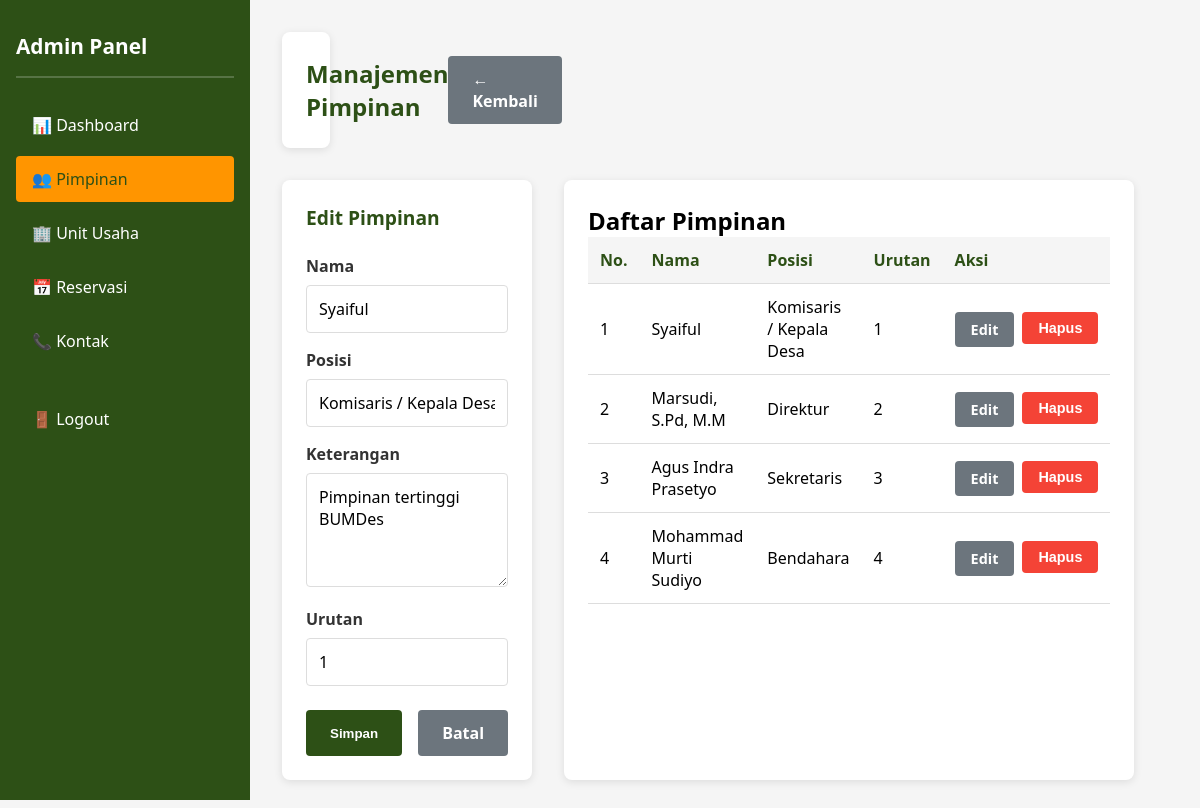
Screenshot of /admin/manage_pimpinan.php?action=edit&id=1 (signed in) with the database file from the repository.
### tables this page shows
CREATE TABLE IF NOT EXISTS pimpinan (
    id INT PRIMARY KEY AUTO_INCREMENT,
    nama VARCHAR(100) NOT NULL,
    posisi VARCHAR(100) NOT NULL,
    keterangan TEXT,
    foto VARCHAR(255),
    urutan INT DEFAULT 1,
    created_at TIMESTAMP DEFAULT CURRENT_TIMESTAMP,
    updated_at TIMESTAMP DEFAULT CURRENT_TIMESTAMP ON UPDATE CURRENT_TIMESTAMP
);

### app/includes/functions.php (called while the page is built, shortened)
<?php
function get_all_data($conn, $table, $where = '', $order = '', $limit = '') {
    $query = "SELECT * FROM $table";
    if (!empty($order)) {
        $query .= " ORDER BY $order";
    } else {
        $query .= " ORDER BY urutan ASC, id ASC";
    }
    $result = $conn->query($query);
    if ($result->num_rows > 0) {
        return $result->fetch_all(MYSQLI_ASSOC);
    }
    return [];
}
function get_data_by_id($conn, $table, $id) {
    $query = "SELECT * FROM $table WHERE id = $id";
    $result = $conn->query($query);
    if ($result->num_rows > 0) {
        return $result->fetch_assoc();
    }
    return null;
}
?>

### public/admin/manage_pimpinan.php (the view, shortened to what this page needs)
<?php
require_once '../../app/config/database.php';
require_once '../../app/includes/functions.php';
$action = isset($_GET['action']) ? sanitize($_GET['action']) : '';
$id = isset($_GET['id']) ? (int)$_GET['id'] : 0;
$pimpinan = null;
$edit_mode = false;
if ($action === 'edit' && $id > 0) {
    $pimpinan = get_data_by_id($conn, 'pimpinan', $id);
    if ($pimpinan) {
        $edit_mode = true;
    }
}
$all_pimpinan = get_all_data($conn, 'pimpinan', '', 'urutan ASC');
?>
<!DOCTYPE html>
<html lang="id">
<head>
</head>
<body>
    <div class="admin-layout">
        <div class="sidebar">
            <h2>Admin Panel</h2>
            <ul>
                <li><a href="index.php">📊 Dashboard</a></li>
                <li><a href="manage_pimpinan.php" class="active">👥 Pimpinan</a></li>
                <li><a href="manage_unit.php">🏢 Unit Usaha</a></li>
                <li><a href="manage_reservasi.php">📅 Reservasi</a></li>
                <li><a href="manage_kontak.php">📞 Kontak</a></li>
                <li style="margin-top: 2rem;"><a href="logout.php">🚪 Logout</a></li>
            </ul>
        </div>
        <div class="main-content">
            <div class="page-header">
                <h1>Manajemen Pimpinan</h1>
                <a href="index.php" class="btn btn-secondary">← Kembali</a>
            </div>
            <div class="content-grid">
                <div class="form-card">
                    <h2><?php echo $edit_mode ? 'Edit Pimpinan' : 'Tambah Pimpinan'; ?></h2>
                    <form method="POST">
                        <div class="form-group">
                            <label for="nama">Nama</label>
                            <input type="text" id="nama" name="nama" value="<?php echo $edit_mode ? htmlspecialchars($pimpinan['nama']) : ''; ?>" required>
                        </div>
                        <div class="form-group">
                            <label for="posisi">Posisi</label>
                            <input type="text" id="posisi" name="posisi" value="<?php echo $edit_mode ? htmlspecialchars($pimpinan['posisi']) : ''; ?>" required>
                        </div>
                        <div class="form-group">
                            <label for="keterangan">Keterangan</label>
                            <textarea id="keterangan" name="keterangan" rows="4"><?php echo $edit_mode ? htmlspecialchars($pimpinan['keterangan']) : ''; ?></textarea>
                        </div>
                        <div class="form-group">
                            <label for="urutan">Urutan</label>
                            <input type="number" id="urutan" name="urutan" value="<?php echo $edit_mode ? $pimpinan['urutan'] : '1'; ?>" min="1">
                        </div>
                        <div class="form-actions">
                            <button type="submit" class="btn btn-primary">Simpan</button>
                            <?php if ($edit_mode): ?>
                                <a href="manage_pimpinan.php" class="btn btn-secondary">Batal</a>
                            <?php endif; ?>
                        </div>
                    </form>
                </div>
                <div class="list-card">
                    <h2>Daftar Pimpinan</h2>
                    <div class="table-responsive">
                        <table>
                            <thead>
                                <tr>
                                    <th>No.</th>
                                    <th>Nama</th>
                                    <th>Posisi</th>
                                    <th>Urutan</th>
                                    <th>Aksi</th>
                                </tr>
                            </thead>
                            <tbody>
                                <?php
                                $no = 1;
                                foreach ($all_pimpinan as $item) {
                                    echo "<tr>";
                                    echo "<td>" . $no++ . "</td>";
                                    echo "<td>" . htmlspecialchars($item['nama']) . "</td>";
                                    echo "<td>" . htmlspecialchars($item['posisi']) . "</td>";
                                    echo "<td>" . $item['urutan'] . "</td>";
                                    echo "<td>";
                                    echo "<div class='action-buttons'>";
                                    echo "<a href='?action=edit&id=" . $item['id'] . "' class='btn btn-secondary btn-sm'>Edit</a>";
                                    echo "<form method='POST' style='display:inline;' onsubmit='return confirm(\"Yakin hapus?\");'>";
                                    echo "<button type='submit' class='btn btn-danger btn-sm'>Hapus</button>";
                                    echo "</form>";
                                    echo "</div>";
                                    echo "</td>";
                                    echo "</tr>";
                                }
                                ?>
                            </tbody>
                        </table>
                    </div>
                </div>
            </div>
        </div>
    </div>
</body>
</html>

### public/admin/manage_pimpinan.php (style rules this page uses)
* { margin: 0; padding: 0; box-sizing: border-box; }
:root { --primary-color: #2d5016; --secondary-color: #ff9500; --light-bg: #f5f5f5; --danger-color: #f44336; }
body { font-family: 'Segoe UI', Tahoma, Geneva, Verdana, sans-serif; background-color: var(--light-bg); }
.admin-layout { display: grid; grid-template-columns: 250px 1fr; min-height: 100vh; }
.sidebar { background-color: var(--primary-color); color: white; padding: 2rem 1rem; position: fixed; left: 0; top: 0; height: 100vh; width: 250px; overflow-y: auto; }
.sidebar h2 { font-size: 1.3rem; margin-bottom: 1.5rem; padding-bottom: 1rem; border-bottom: 2px solid rgba(255, 255, 255, 0.2); }
.sidebar ul { list-style: none; }
.sidebar li { margin-bottom: 0.5rem; }
.sidebar a { display: block; padding: 0.75rem 1rem; color: white; text-decoration: none; border-radius: 4px; transition: all 0.3s ease; }
.sidebar a:hover, .sidebar a.active { background-color: var(--secondary-color); color: var(--primary-color); }
.main-content { margin-left: 250px; padding: 2rem; }
.page-header { display: flex; justify-content: space-between; align-items: center; background: white; padding: 1.5rem; border-radius: 8px; margin-bottom: 2rem; box-shadow: 0 2px 8px rgba(0, 0, 0, 0.1); }
.page-header h1 { color: var(--primary-color); font-size: 1.5rem; }
.btn { display: inline-block; padding: 0.75rem 1.5rem; border: none; border-radius: 4px; cursor: pointer; text-decoration: none; font-weight: 600; transition: all 0.3s ease; }
.btn-primary { background-color: var(--primary-color); color: white; }
.btn-danger { background-color: var(--danger-color); color: white; }
.btn-secondary { background-color: #6c757d; color: white; }
.btn-sm { padding: 0.5rem 1rem; font-size: 0.9rem; }
.content-grid { display: grid; grid-template-columns: 1fr 2fr; gap: 2rem; }
.form-card, .list-card { background: white; padding: 1.5rem; border-radius: 8px; box-shadow: 0 2px 8px rgba(0, 0, 0, 0.1); }
.form-card h2 { color: var(--primary-color); margin-bottom: 1.5rem; font-size: 1.2rem; }
.form-group { margin-bottom: 1rem; }
.form-group label { display: block; margin-bottom: 0.5rem; font-weight: 600; color: #333; }
.form-group input, .form-group textarea { width: 100%; padding: 0.75rem; border: 1px solid #ddd; border-radius: 4px; font-family: inherit; font-size: 1rem; }
.form-actions { display: flex; gap: 1rem; margin-top: 1.5rem; }
.table-responsive { overflow-x: auto; }
table { width: 100%; border-collapse: collapse; }
table thead { background-color: var(--light-bg); }
table th, table td { padding: 0.75rem; text-align: left; border-bottom: 1px solid #ddd; }
table th { font-weight: 600; color: var(--primary-color); }
.action-buttons { display: flex; gap: 0.5rem; }

### rows the page displays
pimpinan: nama "Syaiful", posisi "Komisaris / Kepala Desa", keterangan "Pimpinan tertinggi BUMDes", urutan "1"
pimpinan: nama "Marsudi, S.Pd, M.M", posisi "Direktur", urutan "2"
pimpinan: nama "Agus Indra Prasetyo", posisi "Sekretaris", urutan "3"
pimpinan: nama "Mohammad Murti Sudiyo", posisi "Bendahara", urutan "4"
